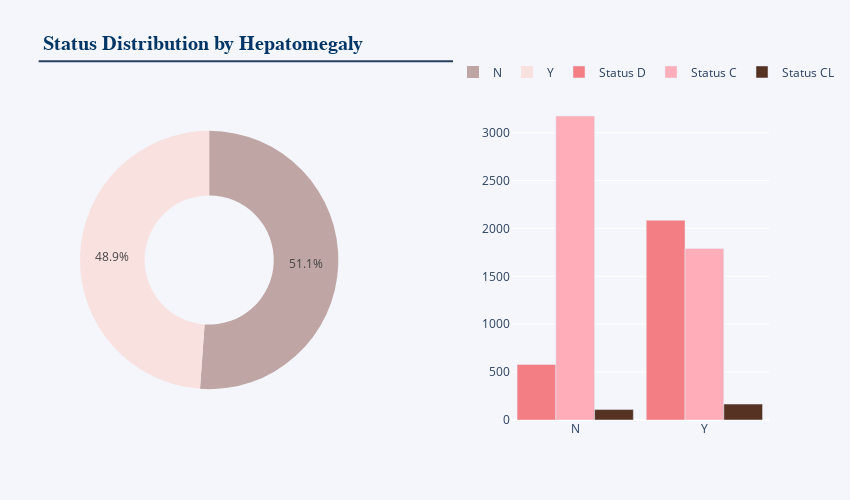

This figure's notebook cell:
### Code cell
gender_labels = ['N', 'Y']
gender_values=train_df['Hepatomegaly'].value_counts().tolist()
fig = go.Figure()
fig = make_subplots(rows=1, cols=2, specs=[[{'type':'pie'}, {'type':'bar'}]],horizontal_spacing = 0.25)

fig.add_trace(go.Pie(labels=gender_labels, values=gender_values, name='Department Distribution',
                     marker_colors=["#bfa5a3","#F9E1E0"],hole=0.5),row=1, col=1)
att = train_df.groupby(['Hepatomegaly','Status']).agg(count =('Status','count')).reset_index()
fig.add_trace(go.Bar(x = att[att.Status == "D"]['Hepatomegaly'], y = att[att.Status == "D"]["count"], 
                     name = 'Status D',
    marker = dict(color="#F37E83")),row=1, col=2) 
fig.add_trace(go.Bar(x = att[att.Status == "C"]['Hepatomegaly'], y = att[att.Status == "C"]["count"], 
                     name = 'Status C',
    marker = dict(color ="#FEADB9")),row=1, col=2)
fig.add_trace(go.Bar(x = att[att.Status == "CL"]['Hepatomegaly'], y = att[att.Status == "CL"]["count"], 
                     name = 'Status CL',
    marker = dict(color ="#563223")),row=1, col=2)
fig.update_layout(height = 500, width = 850, bargap = 0.1, xaxis = dict(tickmode ='linear'),
                  title_text ="<b>Status Distribution by Hepatomegaly</b>",paper_bgcolor ="#F4F6FB",
                  plot_bgcolor ="#F4F6FB",
                  title_font = dict(size = 20, family ='Verdana', color ='#003566'),
                  hoverlabel = dict(font_size = 13))
fig.update_layout(shapes = [dict(type ="line", xref ='paper', yref ='paper',
                                 x0 = -0.06, y0 = 1.121, x1 = 0.64, y1 = 1.121)])
fig.update_layout(legend = dict(orientation ="h", yanchor ="top", y = 1.133, xanchor ="right", x = 1.1))
fig.show()

### Figure 1 — Plotly figure (JSON) as saved in the notebook; plotly's stock layout.template omitted (floating-point values rounded to 4 significant figures)
{"data": [{"domain": {"x": [0, 0.375], "y": [0, 1]}, "hole": 0.5, "labels": ["N", "Y"], "marker": {"colors": ["#bfa5a3", "#F9E1E0"]}, "name": "Department Distribution", "type": "pie", "values": [4042, 3863]}, {"marker": {"color": "#F37E83"}, "name": "Status D", "type": "bar", "x": ["N", "Y"], "xaxis": "x", "y": [580, 2085], "yaxis": "y"}, {"marker": {"color": "#FEADB9"}, "name": "Status C", "type": "bar", "x": ["N", "Y"], "xaxis": "x", "y": [3174, 1791], "yaxis": "y"}, {"marker": {"color": "#563223"}, "name": "Status CL", "type": "bar", "x": ["N", "Y"], "xaxis": "x", "y": [109, 166], "yaxis": "y"}], "layout": {"bargap": 0.1, "height": 500, "hoverlabel": {"font": {"size": 13}}, "legend": {"orientation": "h", "x": 1.1, "xanchor": "right", "y": 1.133, "yanchor": "top"}, "paper_bgcolor": "#F4F6FB", "plot_bgcolor": "#F4F6FB", "shapes": [{"type": "line", "x0": -0.06, "x1": 0.64, "xref": "paper", "y0": 1.121, "y1": 1.121, "yref": "paper"}], "title": {"font": {"color": "#003566", "family": "Verdana", "size": 20}, "text": "<b>Status Distribution by Hepatomegaly</b>"}, "width": 850, "xaxis": {"anchor": "y", "domain": [0.625, 1], "tickmode": "linear"}, "yaxis": {"anchor": "x", "domain": [0, 1]}}}
